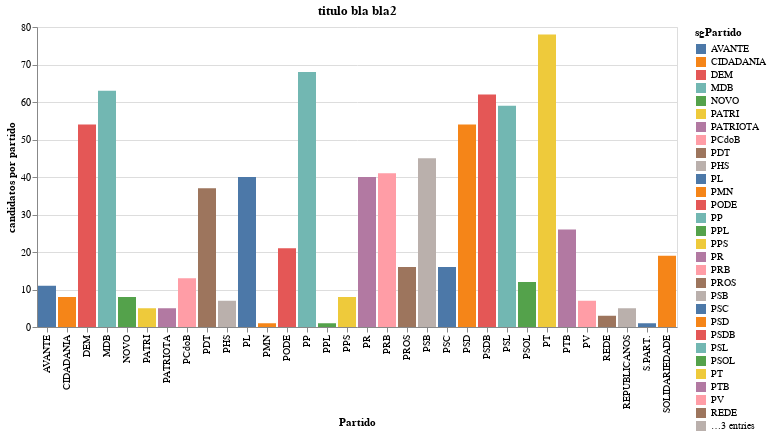

The cell this chart's notebook holds for it:
### Code cell
alt.Chart(qt_candidatos_partido, title='titulo bla bla2').mark_bar().encode(
    x=alt.X('sgPartido', title='Partido'),
    y=alt.Y('ideCadastro', title='candidatos por partido'),
    color= alt.Color('sgPartido')
)

### Figure 1 — Vega-Lite specification as saved in the notebook (floating-point values rounded to 4 significant figures)
{"config": {"view": {"continuousWidth": 400, "continuousHeight": 300}}, "data": {"name": "data-36cc5755d34533771d553a1255112ba4"}, "mark": "bar", "encoding": {"color": {"type": "nominal", "field": "sgPartido"}, "x": {"type": "nominal", "field": "sgPartido", "title": "Partido"}, "y": {"type": "quantitative", "field": "ideCadastro", "title": "candidatos por partido"}}, "title": "titulo bla bla2", "$schema": "https://vega.github.io/schema/vega-lite/v4.0.2.json", "datasets": {"data-36cc5755d34533771d553a1255112ba4": [{"sgPartido": "AVANTE", "ideCadastro": 11}, {"sgPartido": "CIDADANIA", "ideCadastro": 8}, {"sgPartido": "DEM", "ideCadastro": 54}, {"sgPartido": "MDB", "ideCadastro": 63}, {"sgPartido": "NOVO", "ideCadastro": 8}, {"sgPartido": "PATRI", "ideCadastro": 5}, {"sgPartido": "PATRIOTA", "ideCadastro": 5}, {"sgPartido": "PCdoB", "ideCadastro": 13}, {"sgPartido": "PDT", "ideCadastro": 37}, {"sgPartido": "PHS", "ideCadastro": 7}, {"sgPartido": "PL", "ideCadastro": 40}, {"sgPartido": "PMN", "ideCadastro": 1}, {"sgPartido": "PODE", "ideCadastro": 21}, {"sgPartido": "PP", "ideCadastro": 68}, {"sgPartido": "PPL", "ideCadastro": 1}, {"sgPartido": "PPS", "ideCadastro": 8}, {"sgPartido": "PR", "ideCadastro": 40}, {"sgPartido": "PRB", "ideCadastro": 41}, {"sgPartido": "PROS", "ideCadastro": 16}, {"sgPartido": "PSB", "ideCadastro": 45}, {"sgPartido": "PSC", "ideCadastro": 16}, {"sgPartido": "PSD", "ideCadastro": 54}, {"sgPartido": "PSDB", "ideCadastro": 62}, {"sgPartido": "PSL", "ideCadastro": 59}, {"sgPartido": "PSOL", "ideCadastro": 12}, {"sgPartido": "PT", "ideCadastro": 78}, {"sgPartido": "PTB", "ideCadastro": 26}, {"sgPartido": "PV", "ideCadastro": 7}, {"sgPartido": "REDE", "ideCadastro": 3}, {"sgPartido": "REPUBLICANOS", "ideCadastro": 5}, {"sgPartido": "S.PART.", "ideCadastro": 1}, {"sgPartido": "SOLIDARIEDADE", "ideCadastro": 19}]}}
